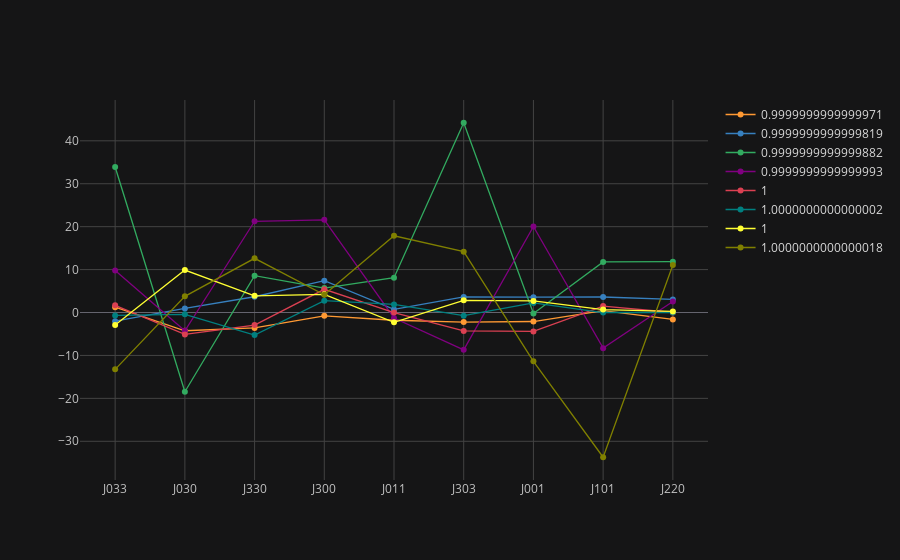

The notebook cell this image was saved under:
### Markdown cell above
## See the final interactions obtained for all the trained nets:

### Code cell
ndf = NetsDataFolder('../data/new_nets/')
ndf.plot_parameters(hlines=[])

### Figure 1 — Plotly figure (JSON) as saved in the notebook; plotly's stock layout.template omitted (floating-point values rounded to 4 significant figures)
{"data": [{"connectgaps": true, "line": {"color": "rgba(255, 153, 51, 1.0)", "dash": "solid", "width": 1.3}, "marker": {"size": 6, "symbol": "dot"}, "mode": "lines+markers", "name": 1.0, "text": "", "type": "scatter", "x": ["J033", "J030", "J330", "J300", "J011", "J303", "J001", "J101", "J220"], "y": [1.248, -4.247, -3.579, -0.7694, -1.804, -2.22, -2.097, 0.4453, -1.611]}, {"connectgaps": true, "line": {"color": "rgba(55, 128, 191, 1.0)", "dash": "solid", "width": 1.3}, "marker": {"size": 6, "symbol": "dot"}, "mode": "lines+markers", "name": 1.0, "text": "", "type": "scatter", "x": ["J033", "J030", "J330", "J300", "J011", "J303", "J001", "J101", "J220"], "y": [-2.016, 0.9434, 3.677, 7.403, 0.732, 3.643, 3.577, 3.615, 3.056]}, {"connectgaps": true, "line": {"color": "rgba(50, 171, 96, 1.0)", "dash": "solid", "width": 1.3}, "marker": {"size": 6, "symbol": "dot"}, "mode": "lines+markers", "name": 1.0, "text": "", "type": "scatter", "x": ["J033", "J030", "J330", "J300", "J011", "J303", "J001", "J101", "J220"], "y": [33.89, -18.47, 8.578, 5.688, 8.106, 44.21, -0.241, 11.8, 11.85]}, {"connectgaps": true, "line": {"color": "rgba(128, 0, 128, 1.0)", "dash": "solid", "width": 1.3}, "marker": {"size": 6, "symbol": "dot"}, "mode": "lines+markers", "name": 1.0, "text": "", "type": "scatter", "x": ["J033", "J030", "J330", "J300", "J011", "J303", "J001", "J101", "J220"], "y": [9.788, -4.254, 21.26, 21.58, -1.271, -8.7, 20.03, -8.301, 2.584]}, {"connectgaps": true, "line": {"color": "rgba(219, 64, 82, 1.0)", "dash": "solid", "width": 1.3}, "marker": {"size": 6, "symbol": "dot"}, "mode": "lines+markers", "name": 1, "text": "", "type": "scatter", "x": ["J033", "J030", "J330", "J300", "J011", "J303", "J001", "J101", "J220"], "y": [1.684, -5.105, -2.924, 5.404, -3.558e-09, -4.297, -4.401, 1.5, -1.35e-09]}, {"connectgaps": true, "line": {"color": "rgba(0, 128, 128, 1.0)", "dash": "solid", "width": 1.3}, "marker": {"size": 6, "symbol": "dot"}, "mode": "lines+markers", "name": 1.0, "text": "", "type": "scatter", "x": ["J033", "J030", "J330", "J300", "J011", "J303", "J001", "J101", "J220"], "y": [-0.6664, -0.4231, -5.252, 2.749, 1.894, -0.7285, 2.24, -2.008e-09, -8.181e-09]}, {"connectgaps": true, "line": {"color": "rgba(255, 255, 51, 1.0)", "dash": "solid", "width": 1.3}, "marker": {"size": 6, "symbol": "dot"}, "mode": "lines+markers", "name": 1, "text": "", "type": "scatter", "x": ["J033", "J030", "J330", "J300", "J011", "J303", "J001", "J101", "J220"], "y": [-2.933, 9.896, 3.881, 4.244, -2.27, 2.843, 2.701, 0.6925, 0.2656]}, {"connectgaps": true, "line": {"color": "rgba(128, 128, 0, 1.0)", "dash": "solid", "width": 1.3}, "marker": {"size": 6, "symbol": "dot"}, "mode": "lines+markers", "name": 1.0, "text": "", "type": "scatter", "x": ["J033", "J030", "J330", "J300", "J011", "J303", "J001", "J101", "J220"], "y": [-13.24, 3.776, 12.63, 4.126, 17.87, 14.18, -11.38, -33.72, 11.08]}], "layout": {"legend": {"bgcolor": "#151516", "font": {"color": "#D9D9D9"}}, "paper_bgcolor": "#151516", "plot_bgcolor": "#151516", "shapes": [], "titlefont": {"color": "#D9D9D9"}, "xaxis1": {"gridcolor": "#434343", "showgrid": true, "tickfont": {"color": "#C2C2C2"}, "title": "", "titlefont": {"color": "#D9D9D9"}, "zerolinecolor": "#666570"}, "yaxis1": {"gridcolor": "#434343", "showgrid": true, "tickfont": {"color": "#C2C2C2"}, "title": "", "titlefont": {"color": "#D9D9D9"}, "zerolinecolor": "#666570"}}}
